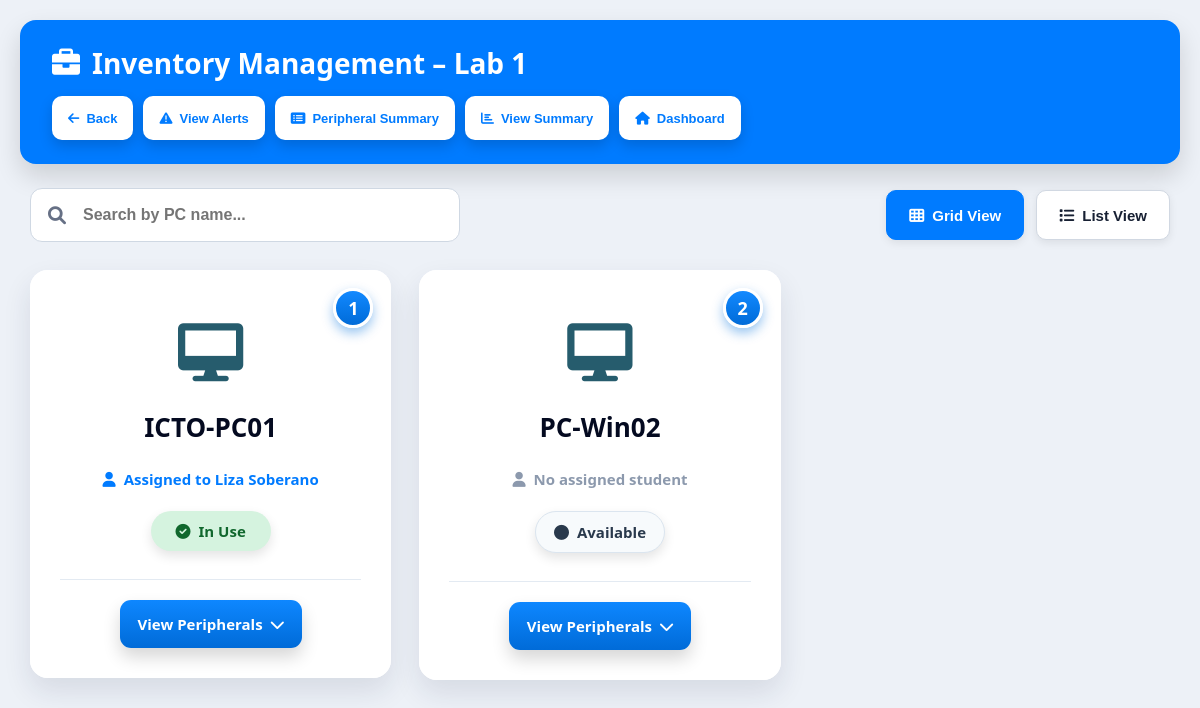
Page /comlab/1/inventory on the committed database.
### tables this page shows
CREATE TABLE devices
                     (
                         id
                         INTEGER
                         PRIMARY
                         KEY
                         AUTOINCREMENT,
                         tag
                         TEXT,
                         location
                         TEXT,
                         hostname
                         TEXT,
                         ip_address
                         TEXT,
                         created_at
                         TEXT,
                         assigned_student
                         TEXT,
                         used
                         INTEGER
                         DEFAULT
                         0,
                         comlab_id
                         INTEGER
                         DEFAULT
                         0,
                         last_assigned_student
                         TEXT
                     , lab_id TEXT, device_key TEXT);

CREATE TABLE active_sessions
                     (
                         id
                         INTEGER
                         PRIMARY
                         KEY
                         AUTOINCREMENT,
                         pc_tag
                         TEXT
                         UNIQUE,
                         student_id
                         TEXT,
                         student_name
                         TEXT,
                         login_time
                         TEXT
                     );

### app.py (the view)
@app.route("/comlab/<int:lab_id>/inventory")
def comlab_inventory(lab_id):
    ensure_peripheral_soft_delete_columns()
    conn = sqlite3.connect(DB_FILE)
    conn.row_factory = sqlite3.Row
    c = conn.cursor()
    c.execute("""
        SELECT id, tag
        FROM devices
        WHERE location = ?
        ORDER BY tag ASC
    """, (str(lab_id),))
    devices = [dict(row) for row in c.fetchall()]
    c.execute("""
        SELECT id, name, brand, unique_id, serial_number, assigned_pc, status, remarks
        FROM peripherals
        WHERE CAST(lab_id AS TEXT) = CAST(? AS TEXT)
          AND COALESCE(deleted, 0) = 0
        ORDER BY assigned_pc ASC, name ASC
    """, (str(lab_id),))
    rows = c.fetchall()
    peripherals_by_pc = {}
    for row in rows:
        assigned_pc = row["assigned_pc"]
        peripherals_by_pc.setdefault(assigned_pc, []).append({
            "id": row["id"],
            "name": row["name"],
            "brand": row["brand"],
            "unique_id": row["unique_id"],
            "serial_number": row["serial_number"],
            "status": row["status"],
            "remarks": row["remarks"]
        })
    for d in devices:
        d["peripherals"] = peripherals_by_pc.get(d["tag"], [])
        c.execute("""
            SELECT student_name, student_id
            FROM active_sessions
            WHERE pc_tag = ?
            LIMIT 1
        """, (d["tag"],))
        session_row = c.fetchone()
        if session_row:
            d["student_name"] = session_row["student_name"]
            d["student_id"] = session_row["student_id"]
            d["is_in_use"] = True
        else:
            d["student_name"] = None
            d["student_id"] = None
            d["is_in_use"] = False
    conn.close()
    return render_template(
        "inventory.html",
        devices=devices,
        comlab_id=lab_id,
        lab_name=f"Lab {lab_id}"
    )

### app.py (called while the page is built)
def ensure_peripheral_soft_delete_columns():
    try:
        with sqlite3.connect(DB_FILE) as conn:
            cur = conn.cursor()
            cur.execute("PRAGMA table_info(peripherals)")
            columns = [row[1] for row in cur.fetchall()]
            if "deleted" not in columns:
                cur.execute("ALTER TABLE peripherals ADD COLUMN deleted INTEGER DEFAULT 0")
            if "deleted_at" not in columns:
                cur.execute("ALTER TABLE peripherals ADD COLUMN deleted_at TEXT")
            if "deleted_by" not in columns:
                cur.execute("ALTER TABLE peripherals ADD COLUMN deleted_by TEXT")
            conn.commit()
    except Exception as e:
        print("[DB MIGRATION ERROR - peripheral soft delete]", e)

### templates/inventory.html (shortened to what this page needs)
<!DOCTYPE html>
<html lang="en">
<head>
<link rel="stylesheet" href="https://cdnjs.cloudflare.com/ajax/libs/font-awesome/6.0.0/css/all.min.css"/>
</head>
<body>
<header>
    <h2><i class="fa fa-briefcase"></i> Inventory Management – {{ lab_name }}</h2>
    <div class="menu-buttons">
        <button onclick="window.location.href='/comlab/{{ comlab_id }}'">
            <i class="fas fa-arrow-left"></i> Back
        </button>
        <button onclick="window.location.href='/comlab/{{ comlab_id }}/inventory/view_alerts'">
            <i class="fa-solid fa-triangle-exclamation"></i> View Alerts
        </button>
        <button onclick="window.location.href='/comlab/{{ comlab_id }}/inventory/peripheral'">
            <i class="fa fa-list-alt"></i> Peripheral Summary
        </button>
        <button onclick="window.location.href='/comlab/{{ comlab_id }}/inventory/summary'">
            <i class="fas fa-chart-bar"></i> View Summary
        </button>
        <button onclick="window.location.href='/admin'">
            <i class="fas fa-home"></i> Dashboard
        </button>
    </div>
</header>
<div class="inventory-toolbar">
    <div class="search-box">
        <i class="fas fa-search"></i>
        <input type="text" id="pcSearch" placeholder="Search by PC name..." oninput="filterInventoryPCs()">
    </div>
    <div class="view-buttons">
        <button id="gridBtn" class="view-btn active" onclick="setInventoryView('grid')">
            <i class="fas fa-th"></i> Grid View
        </button>
        <button id="listBtn" class="view-btn" onclick="setInventoryView('list')">
            <i class="fas fa-list"></i> List View
        </button>
    </div>
</div>
<div id="pcLayout" class="pc-layout grid-view">
{% for pc in devices %}
    <div class="pc-container pc-item" data-tag="{{ pc.tag }}" data-pc-tag="{{ pc.tag }}">
        <div class="pc-header" data-pc-tag="{{ pc.tag }}" onclick="togglePC('{{ pc.tag }}', this)">
            <div class="pc-number">{{ loop.index }}</div>
            <div class="pc-device-icon">
                <i class="fas fa-desktop"></i>
            </div>
            <div class="pc-main-info">
                <h3 class="pc-title">{{ pc.tag }}</h3>
            </div>
            {% if pc.student_name %}
                <div class="pc-assigned">
                    <i class="fas fa-user"></i>
                    Assigned to {{ pc.student_name }}
                </div>
                <div class="pc-status-badge in-use">
                    <i class="fas fa-check-circle"></i>
                    In Use
                </div>
            {% else %}
                <div class="pc-assigned empty">
                    <i class="fas fa-user"></i>
                    No assigned student
                </div>
                <div class="pc-status-badge available">
                    <i class="fas fa-circle"></i>
                    Available
                </div>
            {% endif %}
            <div class="pc-card-line"></div>
            <div class="pc-open-btn">
                <span class="pc-open-text">View Peripherals</span>
                <i class="fas fa-chevron-down chevron"></i>
            </div>
        </div>
    </div>
{% endfor %}
</div>
</body>
</html>

### templates/inventory.html (style rules this page uses)
:root { --primary: #007bff; --primary-dark: #0056b3; --success: #28a745; --danger: #dc3545; --warning: #ffc107; --grey: #6c757d; --bg: #edf1f7; --card-bg: #ffffff; --header-bg: #f5f7fa; --text: #06142e; --muted: #8c99ad; --line: #e3eaf2; --green-bg: #d5f3df; --green-text: #10672d; }
* { box-sizing: border-box; }
body { font-family: 'Segoe UI', sans-serif; background: var(--bg); margin: 0; padding: 20px; color: var(--text); }
header { display: flex; justify-content: space-between; align-items: center; background: var(--primary); color: white; padding: 24px 32px; border-radius: 16px; margin-bottom: 24px; flex-wrap: wrap; gap: 14px; box-shadow: 0 12px 26px rgba(0,0,0,0.14); }
header h2 { margin: 0; font-size: 28px; font-weight: 900; display: flex; align-items: center; gap: 12px; }
.menu-buttons { display: flex; gap: 10px; flex-wrap: wrap; justify-content: flex-end; }
.menu-buttons button { background: white; color: var(--primary); border: none; min-height: 44px; padding: 0 16px; border-radius: 10px; cursor: pointer; font-weight: 800; font-size: 13px; transition: 0.25s; display: flex; align-items: center; gap: 7px; box-shadow: 0 6px 14px rgba(0,0,0,0.16); }
.inventory-toolbar { display: flex; justify-content: space-between; align-items: center; gap: 18px; margin: 0 10px 28px; }
.search-box { position: relative; width: min(430px, 100%); }
.search-box i { position: absolute; top: 50%; left: 18px; transform: translateY(-50%); color: #667085; font-size: 18px; }
.search-box input { width: 100%; min-height: 54px; padding: 0 18px 0 52px; border: 1px solid #cfd8e3; border-radius: 12px; background: white; font-size: 16px; outline: none; font-weight: 600; }
.view-buttons { display: flex; gap: 12px; }
.view-btn { min-height: 50px; padding: 0 22px; border-radius: 10px; border: 1px solid #d1d8e2; background: white; color: #172033; font-size: 15px; font-weight: 900; cursor: pointer; display: inline-flex; align-items: center; justify-content: center; gap: 8px; box-shadow: 0 3px 8px rgba(0,0,0,.08); transition: 0.2s ease; }
.view-btn.active { background: var(--primary); color: white; border-color: var(--primary); }
.pc-layout.grid-view { display: grid; grid-template-columns: repeat(auto-fill, minmax(320px, 1fr)); gap: 28px; align-items: start; padding: 0 10px; }
.pc-container { background: var(--card-bg); border-radius: 18px; box-shadow: 0 13px 28px rgba(24,39,75,0.11); overflow: hidden; transition: .2s ease; }
.pc-header { cursor: pointer; user-select: none; background: white; transition: 0.2s ease; position: relative; }
.pc-layout.grid-view .pc-header { min-height: 360px; padding: 42px 30px 30px; display: flex; flex-direction: column; align-items: center; text-align: center; }
.pc-number { position: absolute; right: 18px; top: 18px; width: 40px; height: 40px; border-radius: 50%; background: linear-gradient(180deg,#1289ff,#006bd8); color: white; border: 3px solid white; font-weight: 900; font-size: 18px; box-shadow: 0 5px 12px rgba(0,111,220,.42); display: flex; align-items: center; justify-content: center; }
.pc-device-icon { color: #265c6d; font-size: 58px; margin-bottom: 18px; }
.pc-title { margin: 0 0 22px; font-size: 26px; font-weight: 900; color: #040a20; }
.pc-assigned { min-height: 24px; margin-bottom: 20px; font-size: 15px; font-weight: 700; color: var(--primary); display: flex; align-items: center; justify-content: center; gap: 8px; flex-wrap: wrap; }
.pc-assigned.empty { color: var(--muted); }
.pc-status-badge { display: inline-flex; align-items: center; justify-content: center; gap: 8px; min-width: 120px; padding: 10px 18px; border-radius: 999px; font-size: 15px; font-weight: 900; box-shadow: 0 5px 12px rgba(0,0,0,.11); }
.pc-status-badge.in-use { background: var(--green-bg); color: var(--green-text); }
.pc-status-badge.available { background: #f7fafc; color: #29394c; border: 1px solid #dbe5ef; }
.pc-card-line { width: 100%; height: 1px; background: var(--line); margin: 28px 0 20px; }
.pc-open-btn { min-height: 48px; padding: 0 18px; border-radius: 11px; background: linear-gradient(180deg,#0e87ff,#006bd8); color: white; font-size: 15px; font-weight: 900; display: inline-flex; align-items: center; justify-content: center; gap: 8px; box-shadow: 0 9px 17px rgba(0,0,0,.16); }

### rows in the picture
devices: tag "ICTO-PC01"
active_sessions: student_name "Liza Soberano"
devices: tag "PC-Win02", shows "No assigned student"

### other values in the picture
{{ lab_name }} "Lab 1"
